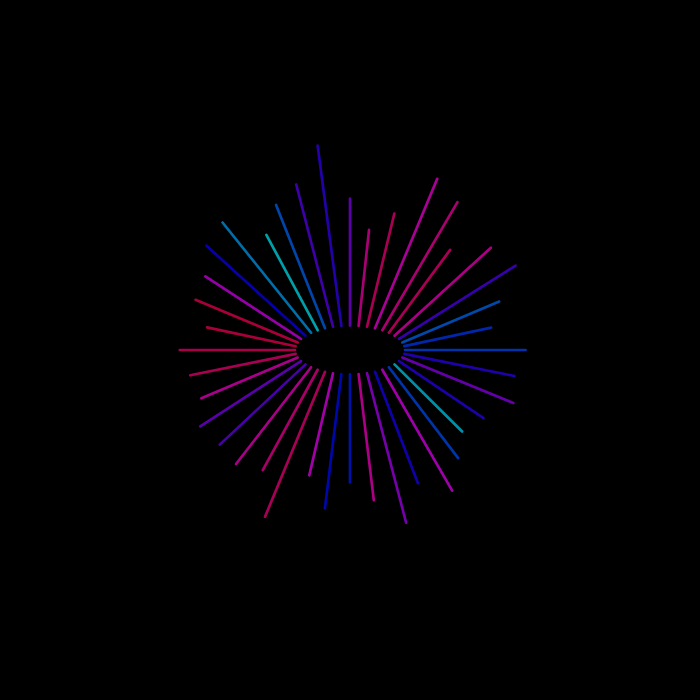
Frame 1 (no input)
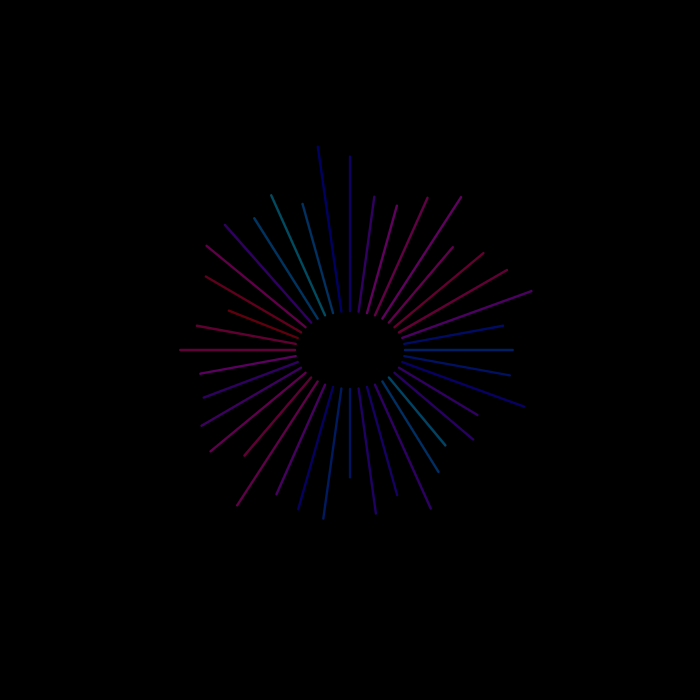
Frame 60 (no input)
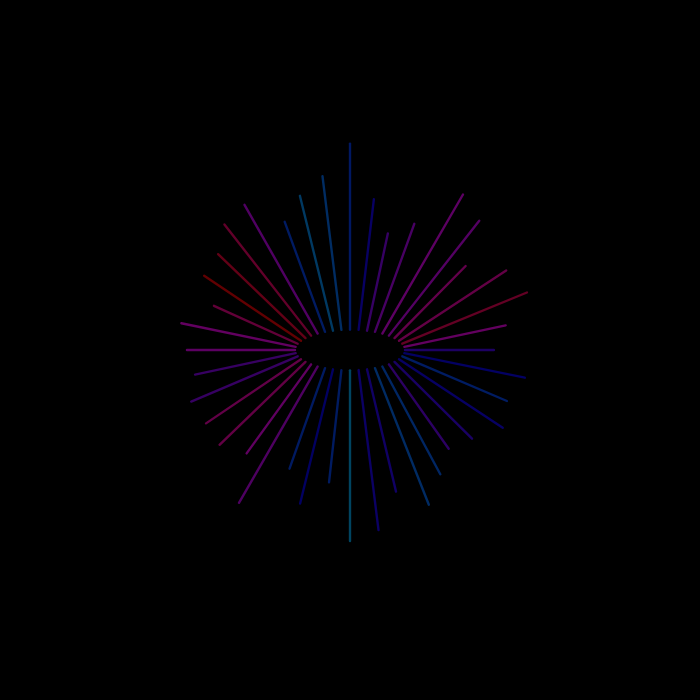
Frame 120 (the mouse pressed at the canvas centre since frame 60)

The p5.js sketch that drew these frames (run headless with seeded random() and noise() and a simulated clock; from frame 60 on, the mouse is pressed at the canvas centre):

// p5.js sketch
// ── sketch.js
function setup() {
    createCanvas(700, 700);
}
function draw() {
    background(0);
    noFill();
    colorMode(HSB);
    push();
    translate(width / 2, height / 2);
    var count = 40;
    for (var i = 1; i <= count; i = i + 1) {
        var r = 99 + 138 * noise((millis() + i * 2009) / 1800.0);
        var sw = 2 + 1 * noise((millis() + i) / 1800.0);
        var alpha = noise((millis() + i) / 1800.0);
        var hue01 = 200 * noise((millis() + i * 908) / 1800.0);
        var hue02 = 400 * noise((millis() + i * 620) / 4800.0);
        var unit = 360 / count;
        var vx = r * sin(radians(unit * i));
        var vy = r * cos(radians(unit * i));
        var lx = 55 * sin(radians(unit * i));
        var ly = (24 + map(sin(radians(millis() / 10.3)),
                -1, 1, -15, 15)) * cos(radians(unit * i));
        strokeWeight(sw);
        stroke(hue01 + hue02, 238, 238, alpha);
        line(lx, ly, vx, vy);
    }
    pop();
}
